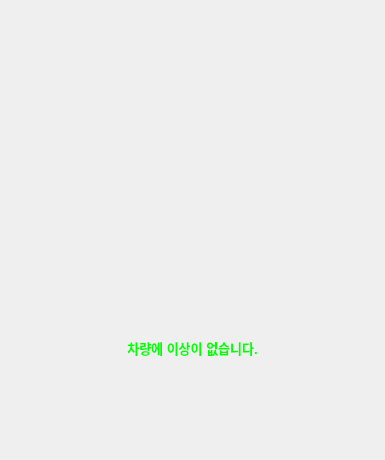
<?xml version="1.0" encoding="UTF-8"?>
<ui version="4.0">
 <class>Form</class>
 <widget class="QWidget" name="Form">
  <property name="geometry">
   <rect>
    <x>0</x>
    <y>0</y>
    <width>385</width>
    <height>460</height>
   </rect>
  </property>
  <property name="cursor">
   <cursorShape>BlankCursor</cursorShape>
  </property>
  <property name="windowTitle">
   <string>Form</string>
  </property>
  <widget class="QLabel" name="label_img">
   <property name="geometry">
    <rect>
     <x>40</x>
     <y>140</y>
     <width>300</width>
     <height>188</height>
    </rect>
   </property>
   <property name="cursor">
    <cursorShape>BlankCursor</cursorShape>
   </property>
   <property name="text">
    <string/>
   </property>
   <property name="pixmap">
    <pixmap>good.png</pixmap>
   </property>
  </widget>
  <widget class="QLabel" name="label_result">
   <property name="geometry">
    <rect>
     <x>0</x>
     <y>340</y>
     <width>385</width>
     <height>16</height>
    </rect>
   </property>
   <property name="font">
    <font>
     <pointsize>10</pointsize>
     <weight>75</weight>
     <bold>true</bold>
    </font>
   </property>
   <property name="cursor">
    <cursorShape>BlankCursor</cursorShape>
   </property>
   <property name="styleSheet">
    <string notr="true">color: rgb(0, 255, 0);</string>
   </property>
   <property name="text">
    <string>차량에 이상이 없습니다.</string>
   </property>
   <property name="alignment">
    <set>Qt::AlignCenter</set>
   </property>
  </widget>
  <widget class="QLabel" name="label_title">
   <property name="geometry">
    <rect>
     <x>5</x>
     <y>10</y>
     <width>375</width>
     <height>120</height>
    </rect>
   </property>
   <property name="text">
    <string/>
   </property>
  </widget>
  <widget class="QLabel" name="label_button">
   <property name="geometry">
    <rect>
     <x>190</x>
     <y>370</y>
     <width>170</width>
     <height>69</height>
    </rect>
   </property>
   <property name="cursor">
    <cursorShape>BlankCursor</cursorShape>
   </property>
   <property name="text">
    <string/>
   </property>
  </widget>
 </widget>
 <resources/>
 <connections/>
</ui>
